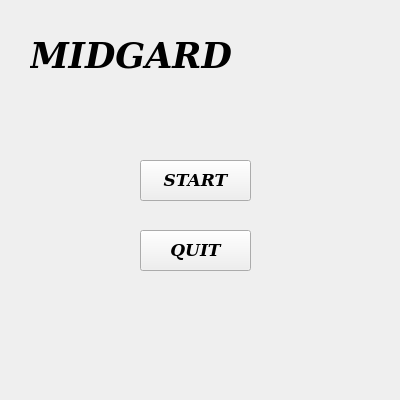
<?xml version="1.0" encoding="UTF-8"?>
<ui version="4.0">
 <class>MainWindow</class>
 <widget class="QMainWindow" name="MainWindow">
  <property name="geometry">
   <rect>
    <x>0</x>
    <y>0</y>
    <width>400</width>
    <height>400</height>
   </rect>
  </property>
  <property name="sizePolicy">
   <sizepolicy hsizetype="Preferred" vsizetype="Preferred">
    <horstretch>0</horstretch>
    <verstretch>0</verstretch>
   </sizepolicy>
  </property>
  <property name="font">
   <font>
    <family>DejaVu Serif</family>
    <pointsize>16</pointsize>
    <weight>75</weight>
    <bold>true</bold>
   </font>
  </property>
  <property name="windowTitle">
   <string>Midgard</string>
  </property>
  <widget class="QWidget" name="centralWidget">
   <widget class="QPushButton" name="pushButton">
    <property name="geometry">
     <rect>
      <x>140</x>
      <y>160</y>
      <width>111</width>
      <height>41</height>
     </rect>
    </property>
    <property name="font">
     <font>
      <pointsize>13</pointsize>
      <weight>75</weight>
      <italic>true</italic>
      <bold>true</bold>
     </font>
    </property>
    <property name="text">
     <string>START</string>
    </property>
   </widget>
   <widget class="QPushButton" name="Quit">
    <property name="geometry">
     <rect>
      <x>140</x>
      <y>230</y>
      <width>111</width>
      <height>41</height>
     </rect>
    </property>
    <property name="font">
     <font>
      <pointsize>13</pointsize>
      <weight>75</weight>
      <italic>true</italic>
      <bold>true</bold>
      <underline>false</underline>
      <strikeout>false</strikeout>
     </font>
    </property>
    <property name="text">
     <string>QUIT</string>
    </property>
   </widget>
   <widget class="QLabel" name="label">
    <property name="geometry">
     <rect>
      <x>30</x>
      <y>30</y>
      <width>341</width>
      <height>51</height>
     </rect>
    </property>
    <property name="font">
     <font>
      <family>URW Chancery L</family>
      <pointsize>26</pointsize>
      <italic>true</italic>
     </font>
    </property>
    <property name="text">
     <string>MIDGARD</string>
    </property>
   </widget>
  </widget>
 </widget>
 <layoutdefault spacing="6" margin="11"/>
 <resources/>
 <connections/>
</ui>
